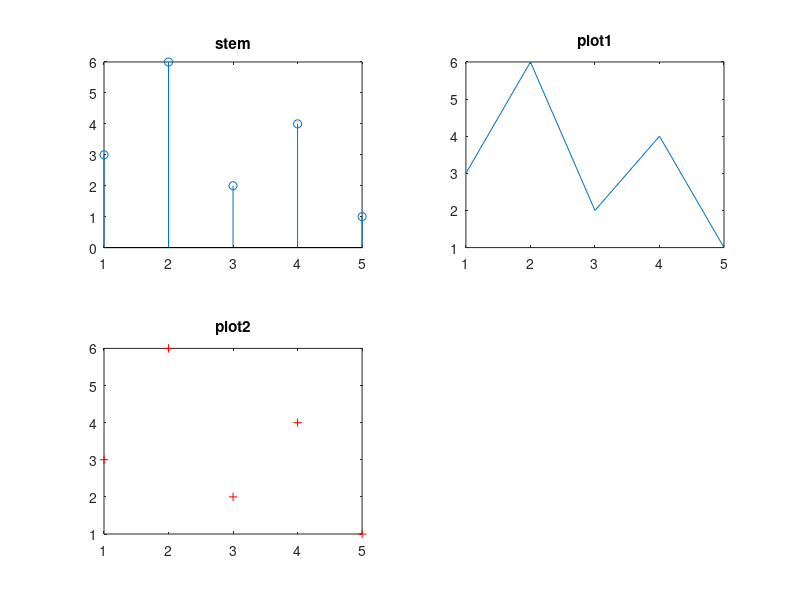

Write the MATLAB code that produced this figure.
subplot(2,2,1);
stem(1:5,[3 6 2 4 1]);
title('stem');

subplot(2,2,2)
plot(1:5,[3 6 2 4 1]);
title('plot1');

subplot(2,2,3);
plot(1:5,[3 6 2 4 1],'r+');
title('plot2');